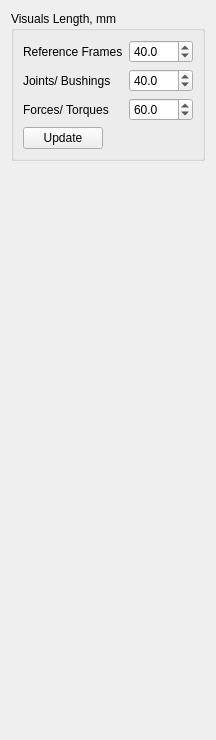
       <widget class="QWidget" name="pageSettings">
        <layout class="QVBoxLayout" name="verticalLayout_40">
         <item>
          <widget class="QGroupBox" name="grbVisuals">
           <property name="title">
            <string>Visuals Length, mm</string>
           </property>
           <layout class="QVBoxLayout" name="verticalLayout_39">
            <item>
             <layout class="QGridLayout" name="gridLayout_64">
              <item row="0" column="0">
               <widget class="QLabel" name="lbl_RFLength">
                <property name="text">
                 <string>Reference Frames</string>
                </property>
               </widget>
              </item>
              <item row="0" column="1">
               <widget class="QDoubleSpinBox" name="dsbRF_Length">
                <property name="decimals">
                 <number>1</number>
                </property>
                <property name="minimum">
                 <double>1.000000000000000</double>
                </property>
                <property name="maximum">
                 <double>9999.000000000000000</double>
                </property>
                <property name="singleStep">
                 <double>5.000000000000000</double>
                </property>
                <property name="value">
                 <double>40.000000000000000</double>
                </property>
               </widget>
              </item>
              <item row="1" column="0">
               <widget class="QLabel" name="lblJoints_Length">
                <property name="text">
                 <string>Joints/ Bushings</string>
                </property>
               </widget>
              </item>
              <item row="1" column="1">
               <widget class="QDoubleSpinBox" name="dsbJoints_Length">
                <property name="decimals">
                 <number>1</number>
                </property>
                <property name="minimum">
                 <double>1.000000000000000</double>
                </property>
                <property name="maximum">
                 <double>9999.000000000000000</double>
                </property>
                <property name="singleStep">
                 <double>5.000000000000000</double>
                </property>
                <property name="value">
                 <double>40.000000000000000</double>
                </property>
               </widget>
              </item>
              <item row="2" column="0">
               <widget class="QLabel" name="lblForce_Length">
                <property name="text">
                 <string>Forces/ Torques</string>
                </property>
               </widget>
              </item>
              <item row="2" column="1">
               <widget class="QDoubleSpinBox" name="dsbForce_Length">
                <property name="decimals">
                 <number>1</number>
                </property>
                <property name="minimum">
                 <double>1.000000000000000</double>
                </property>
                <property name="maximum">
                 <double>9999.000000000000000</double>
                </property>
                <property name="singleStep">
                 <double>10.000000000000000</double>
                </property>
                <property name="value">
                 <double>60.000000000000000</double>
                </property>
               </widget>
              </item>
             </layout>
            </item>
            <item>
             <layout class="QGridLayout" name="gridLayout_66">
              <item row="0" column="0">
               <widget class="QPushButton" name="btnUpdateVisuals">
                <property name="text">
                 <string>Update</string>
                </property>
               </widget>
              </item>
              <item row="0" column="1">
               <spacer name="horizontalSpacer_23">
                <property name="orientation">
                 <enum>Qt::Orientation::Horizontal</enum>
                </property>
                <property name="sizeHint" stdset="0">
                 <size>
                  <width>40</width>
                  <height>20</height>
                 </size>
                </property>
               </spacer>
              </item>
             </layout>
            </item>
           </layout>
          </widget>
         </item>
         <item>
          <spacer name="verticalSpacer_12">
           <property name="orientation">
            <enum>Qt::Orientation::Vertical</enum>
           </property>
           <property name="sizeHint" stdset="0">
            <size>
             <width>20</width>
             <height>568</height>
            </size>
           </property>
          </spacer>
         </item>
        </layout>
       </widget>
